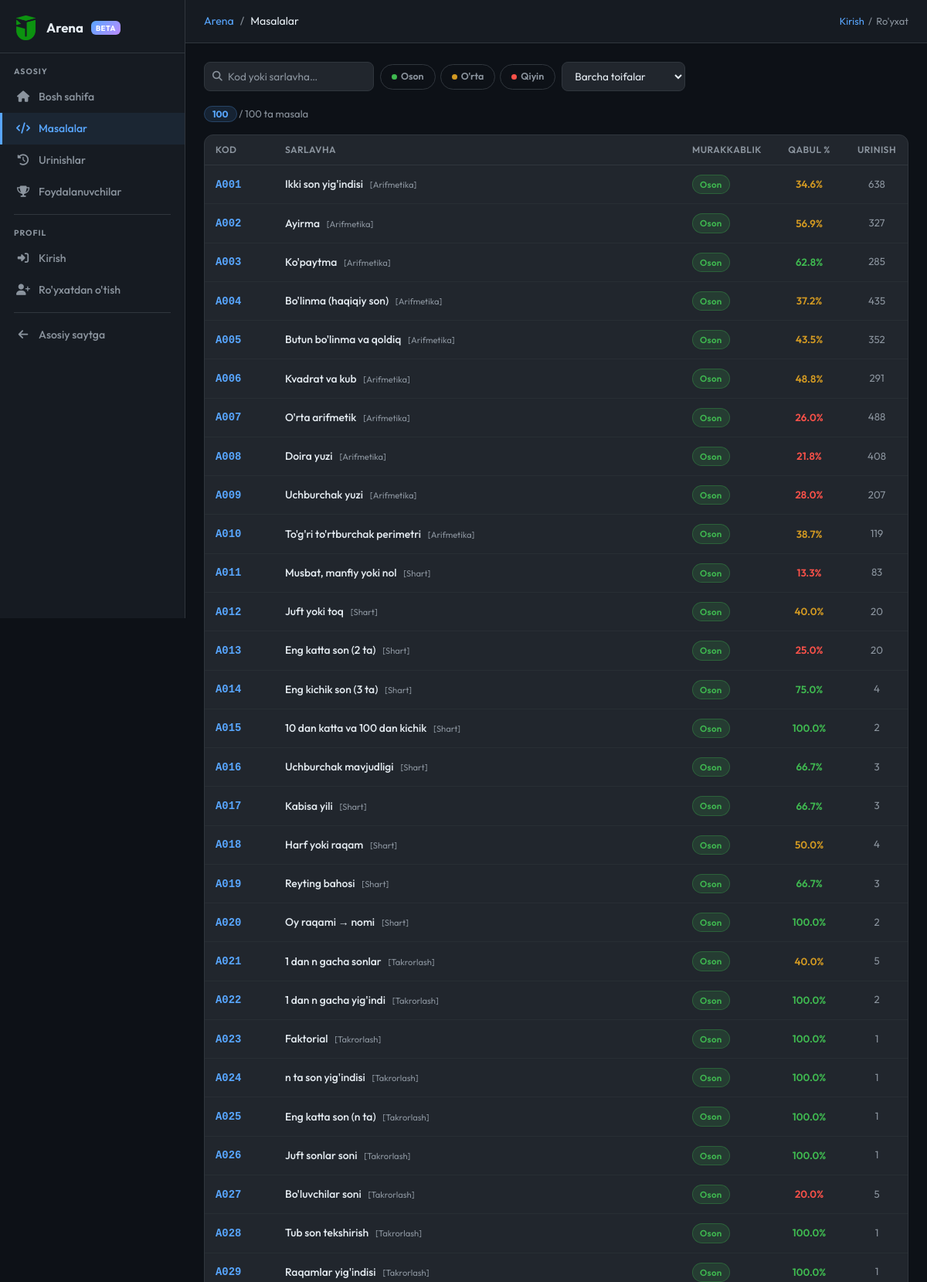
Screenshot of /arena/problems (upper part) with the database file from the repository.
### models.py (models this page shows)
class ArenaProblem(db.Model):
    __tablename__ = 'arena_problems'
    id = db.Column(db.Integer, primary_key=True)
    code = db.Column(db.String(10), unique=True, nullable=False)  # A001, M005
    title = db.Column(db.String(200), nullable=False)
    description = db.Column(db.Text, nullable=False)
    input_format = db.Column(db.Text, default='')
    output_format = db.Column(db.Text, default='')
    constraints = db.Column(db.Text, default='')
    examples = db.Column(db.Text, default='[]')  # JSON: [{input, output, explanation}]
    hidden_tests = db.Column(db.Text, default='[]')  # JSON: [{input, output}] — foydalanuvchiga ko'rsatilmaydi
    difficulty = db.Column(db.String(10), default='easy')   # easy / medium / hard
    category = db.Column(db.String(50), default='general')
    correct_answer = db.Column(db.Text, default='')          # for auto-grading
    time_limit = db.Column(db.Float, default=1.0)            # seconds (display)
    memory_limit = db.Column(db.Integer, default=256)        # MB (display)
    is_active = db.Column(db.Boolean, default=True)
    created_at = db.Column(db.DateTime, default=tashkent_now)
    accepted_count = db.Column(db.Integer, default=0)
    submission_count = db.Column(db.Integer, default=0)
    submissions = db.relationship('ArenaSubmission', backref='problem', lazy='dynamic')
    __table_args__ = (
        db.Index('ix_arena_problem_difficulty', 'difficulty'),
        db.Index('ix_arena_problem_category', 'category'),
        db.Index('ix_arena_problem_active', 'is_active'),
    )

### routes/arena.py (the view)
@arena_bp.route('/problems')
def problems():
    diff     = request.args.get('diff', '')
    cat      = request.args.get('cat', '')
    status_f = request.args.get('status', '')   # solved / unsolved / ''
    search   = request.args.get('q', '').strip()
    q = ArenaProblem.query.filter_by(is_active=True)
    if diff in ('easy', 'medium', 'hard'):
        q = q.filter_by(difficulty=diff)
    if cat:
        q = q.filter_by(category=cat)
    if search:
        q = q.filter(ArenaProblem.title.ilike(f'%{search}%') |
                     ArenaProblem.code.ilike(f'%{search}%'))
    q = q.order_by(ArenaProblem.code)
    all_problems = q.all()
    uid = session.get('arena_user_id')
    solved_ids   = _accepted_set(uid) if uid else set()
    attempted_ids = (_attempted_set(uid) - solved_ids) if uid else set()
    if status_f == 'solved':
        all_problems = [p for p in all_problems if p.id in solved_ids]
    elif status_f == 'unsolved':
        all_problems = [p for p in all_problems if p.id not in solved_ids]
    cats = (db.session.query(ArenaProblem.category)
            .filter_by(is_active=True)
            .distinct()
            .order_by(ArenaProblem.category).all())
    categories = [c[0] for c in cats if c[0]]
    return render_template('arena/problems.html',
                           problems=all_problems,
                           solved_ids=solved_ids,
                           attempted_ids=attempted_ids,
                           categories=categories,
                           current_diff=diff,
                           current_cat=cat,
                           current_status=status_f,
                           search=search)

### routes/arena.py (called while the page is built)
def _current_user():
    uid = session.get('arena_user_id')
    if not uid:
        return None
    return ArenaUser.query.get(uid)

def _is_arena_admin():
    u = _current_user()
    return u is not None and u.username.lower() == ARENA_ADMIN_USERNAME

@arena_bp.context_processor
def _inject():
    u = _current_user()
    if u:
        u.last_seen = tashkent_now()
        try:
            db.session.commit()
        except Exception:
            db.session.rollback()
    return dict(arena_user=u, is_arena_admin=_is_arena_admin())

### templates/arena/problems.html (shortened to what this page needs)
{% extends "arena/base.html" %}
{% block breadcrumb %}<li class="breadcrumb-item active">Masalalar</li>{% endblock %}
{% block content %}
<div class="filter-bar">
  <div class="search-wrap">
    <input class="ar-filter-input" id="fSearch" type="text"
           placeholder="Kod yoki sarlavha…" style="width:220px;"
           value="{{ search }}" autocomplete="off">
  </div>
  <div class="diff-pills">
    <button class="diff-pill" data-diff="easy"
            data-active="{{ '1' if current_diff=='easy' else '0' }}">
      <span style="width:7px;height:7px;border-radius:50%;background:var(--ar-green);display:inline-block;"></span>
      Oson
    </button>
    <button class="diff-pill" data-diff="medium"
            data-active="{{ '1' if current_diff=='medium' else '0' }}">
      <span style="width:7px;height:7px;border-radius:50%;background:var(--ar-yellow);display:inline-block;"></span>
      O'rta
    </button>
    <button class="diff-pill" data-diff="hard"
            data-active="{{ '1' if current_diff=='hard' else '0' }}">
      <span style="width:7px;height:7px;border-radius:50%;background:var(--ar-red);display:inline-block;"></span>
      Qiyin
    </button>
  </div>
  {% if categories %}
  <select class="ar-filter-input" id="fCat" style="width:160px;">
    <option value="">Barcha toifalar</option>
  </select>
  {% endif %}
</div>
<div class="d-flex align-items-center gap-3 mb-3" style="font-size:.82rem; color:var(--ar-muted);">
  <span>
    <span id="visibleCount" class="count-badge">{{ problems|length }}</span>
    / {{ problems|length }} ta masala
  </span>
</div>
<div class="ar-card">
  <table class="ar-table" id="problemTable">
    <thead><tr>
      <th style="width:90px">Kod</th>
      <th>Sarlavha</th>
      <th style="width:115px">Murakkablik</th>
      <th style="width:95px; text-align:center">Qabul %</th>
      <th style="width:80px; text-align:center">Urinish</th>
    </tr></thead>
    <tbody id="problemBody">
    {% for p in problems %}
    <tr data-diff="{{ p.difficulty }}"
        data-cat="{{ p.category|lower }}"
        data-code="{{ p.code|lower }}"
        data-title="{{ p.title|lower }}"
        data-solved="{% if p.id in solved_ids %}solved{% elif p.id in attempted_ids %}attempted{% else %}none{% endif %}">
      <td>
        <a href="{{ url_for('arena.problem_detail', pid=p.id) }}"
           class="code-link"
           style="font-family:'Courier New',monospace; font-weight:700;
                  color:{% if p.id in solved_ids %}var(--ar-green){% elif p.id in attempted_ids %}var(--ar-red){% else %}var(--ar-primary){% endif %};
                  text-decoration:none;">
          {{ p.code }}
        </a>
      </td>
      <td>
        <a href="{{ url_for('arena.problem_detail', pid=p.id) }}"
           class="title-link"
           style="color:var(--ar-text); text-decoration:none; font-weight:500;">
          {{ p.title }}
        </a>
        {% if p.category %}
        <span class="cat-tag" style="font-size:.7rem; color:var(--ar-muted); margin-left:6px;">[{{ p.category }}]</span>
        {% endif %}
      </td>
      <td>
        <span class="ar-badge badge-{{ p.difficulty }}">
          {% if p.difficulty == 'easy' %}Oson{% elif p.difficulty == 'medium' %}O'rta{% else %}Qiyin{% endif %}
        </span>
      </td>
      <td style="text-align:center;">
        {% if p.submission_count %}
          {% set pct = (p.accepted_count / p.submission_count * 100)|round(1) %}
          <span style="color:{% if pct >= 60 %}var(--ar-green){% elif pct >= 30 %}var(--ar-yellow){% else %}var(--ar-red){% endif %}; font-weight:600; font-size:.83rem;">{{ pct }}%</span>
        {% else %}
          <span style="color:var(--ar-muted); font-size:.8rem;">—</span>
        {% endif %}
      </td>
      <td style="text-align:center; color:var(--ar-muted); font-size:.83rem;">{{ p.submission_count }}</td>
    </tr>
    {% endfor %}
    </tbody>
  </table>
</div>
{% endblock %}

### templates/arena/base.html (style rules this page uses)
:root { --ar-bg: #0d1117; --ar-surface: #161b22; --ar-card: #21262d; --ar-border: #30363d; --ar-text: #e6edf3; --ar-muted: #8b949e; --ar-primary: #58a6ff; --ar-green: #3fb950; --ar-red: #f85149; --ar-yellow: #d29922; --ar-purple: #bc8cff; --ar-orange: #ffa657; --sidebar-w: 240px; }
* { box-sizing: border-box; }
body { font-family: 'Outfit', sans-serif; background: var(--ar-bg); color: var(--ar-text); min-height: 100vh; margin: 0; }
.ar-topbar .breadcrumb-item + .breadcrumb-item::before { color: var(--ar-muted); }
.ar-card { background: var(--ar-card); border: 1px solid var(--ar-border); border-radius: 12px; overflow: hidden; }
.badge-easy { background: rgba(63,185,80,.15); color: var(--ar-green); border: 1px solid rgba(63,185,80,.3); }
.ar-badge { display: inline-flex; align-items: center; padding: 3px 9px; border-radius: 20px; font-size: 0.72rem; font-weight: 600; letter-spacing: 0.3px; }
.ar-table { width: 100%; border-collapse: collapse; font-size: 0.87rem; }
.ar-table th { padding: 10px 14px; color: var(--ar-muted); font-weight: 600; font-size: 0.75rem; text-transform: uppercase; letter-spacing: 0.5px; border-bottom: 1px solid var(--ar-border); white-space: nowrap; }
.ar-table td { padding: 12px 14px; border-bottom: 1px solid rgba(48,54,61,.5); vertical-align: middle; }

### templates/arena/problems.html (style rules this page uses)
.filter-bar { display:flex; flex-wrap:wrap; gap:8px; margin-bottom:20px; align-items:center; }
.ar-filter-input { background: var(--ar-card); border: 1px solid var(--ar-border); border-radius: 8px; color: var(--ar-text); padding: 8px 12px; font-family: 'Outfit', sans-serif; font-size: .85rem; outline: none; transition: border-color .15s; cursor: pointer; }
.ar-filter-input::placeholder { color: var(--ar-muted); }
.ar-filter-input option { background: var(--ar-card); color: var(--ar-text); }
.diff-pills { display:flex; gap:6px; }
.diff-pill { display: inline-flex; align-items: center; gap: 5px; padding: 6px 14px; border-radius: 20px; font-size: .78rem; font-weight: 600; border: 1px solid var(--ar-border); background: transparent; color: var(--ar-muted); cursor: pointer; transition: all .15s; user-select: none; }
.search-wrap { position: relative; }
.search-wrap input { padding-left: 30px !important; }
.count-badge { background: rgba(88,166,255,.12); border: 1px solid rgba(88,166,255,.25); color: var(--ar-primary); border-radius: 20px; padding: 2px 10px; font-size: .75rem; font-weight: 700; }

### rows the page displays
ArenaProblem: code "A001", title "Ikki son yig'indisi", category "Arifmetika", difficulty "Oson", pct "34.6", submission_count "638"
ArenaProblem: code "A002", title "Ayirma", category "Arifmetika", difficulty "Oson", pct "56.9", submission_count "327"
ArenaProblem: code "A003", title "Ko'paytma", category "Arifmetika", difficulty "Oson", pct "62.8", submission_count "285"
ArenaProblem: code "A004", title "Bo'linma (haqiqiy son)", category "Arifmetika", difficulty "Oson", pct "37.2", submission_count "435"
ArenaProblem: code "A005", title "Butun bo'linma va qoldiq", category "Arifmetika", difficulty "Oson", pct "43.5", submission_count "352"
ArenaProblem: code "A006", title "Kvadrat va kub", category "Arifmetika", difficulty "Oson", pct "48.8", submission_count "291"
ArenaProblem: code "A007", title "O'rta arifmetik", category "Arifmetika", difficulty "Oson", pct "26.0", submission_count "488"
ArenaProblem: code "A008", title "Doira yuzi", category "Arifmetika", difficulty "Oson", pct "21.8", submission_count "408"
ArenaProblem: code "A009", title "Uchburchak yuzi", category "Arifmetika", difficulty "Oson", pct "28.0", submission_count "207"
ArenaProblem: code "A010", title "To'g'ri to'rtburchak perimetri", category "Arifmetika", difficulty "Oson", pct "38.7", submission_count "119"
ArenaProblem: code "A011", title "Musbat, manfiy yoki nol", category "Shart", difficulty "Oson", pct "13.3", submission_count "83"
ArenaProblem: code "A012", title "Juft yoki toq", category "Shart", difficulty "Oson", pct "40.0", submission_count "20"
ArenaProblem: code "A013", title "Eng katta son (2 ta)", category "Shart", difficulty "Oson", pct "25.0", submission_count "20"
ArenaProblem: code "A014", title "Eng kichik son (3 ta)", category "Shart", difficulty "Oson", pct "75.0", submission_count "4"
ArenaProblem: code "A015", title "10 dan katta va 100 dan kichik", category "Shart", difficulty "Oson", pct "100.0", submission_count "2"
ArenaProblem: code "A016", title "Uchburchak mavjudligi", category "Shart", difficulty "Oson", pct "66.7", submission_count "3"
ArenaProblem: code "A017", title "Kabisa yili", category "Shart", difficulty "Oson", pct "66.7", submission_count "3"
ArenaProblem: code "A018", title "Harf yoki raqam", category "Shart", difficulty "Oson", pct "50.0", submission_count "4"
ArenaProblem: code "A019", title "Reyting bahosi", category "Shart", difficulty "Oson", pct "66.7", submission_count "3"
ArenaProblem: code "A020", title "Oy raqami → nomi", category "Shart", difficulty "Oson", pct "100.0", submission_count "2"
ArenaProblem: code "A021", title "1 dan n gacha sonlar", category "Takrorlash", difficulty "Oson", pct "40.0", submission_count "5"
ArenaProblem: code "A022", title "1 dan n gacha yig'indi", category "Takrorlash", difficulty "Oson", pct "100.0", submission_count "2"
ArenaProblem: code "A023", title "Faktorial", category "Takrorlash", difficulty "Oson", pct "100.0", submission_count "1"
ArenaProblem: code "A024", title "n ta son yig'indisi", category "Takrorlash", difficulty "Oson", pct "100.0", submission_count "1"
ArenaProblem: code "A025", title "Eng katta son (n ta)", category "Takrorlash", difficulty "Oson", pct "100.0", submission_count "1"
ArenaProblem: code "A026", title "Juft sonlar soni", category "Takrorlash", difficulty "Oson", pct "100.0", submission_count "1"
ArenaProblem: code "A027", title "Bo'luvchilar soni", category "Takrorlash", difficulty "Oson", pct "20.0", submission_count "5"
ArenaProblem: code "A028", title "Tub son tekshirish", category "Takrorlash", difficulty "Oson", pct "100.0", submission_count "1"
ArenaProblem: code "A029", title "Raqamlar yig'indisi", category "Takrorlash", difficulty "Oson", pct "100.0", submission_count "1"

### other values shown
{{ problems|length }} "100"
